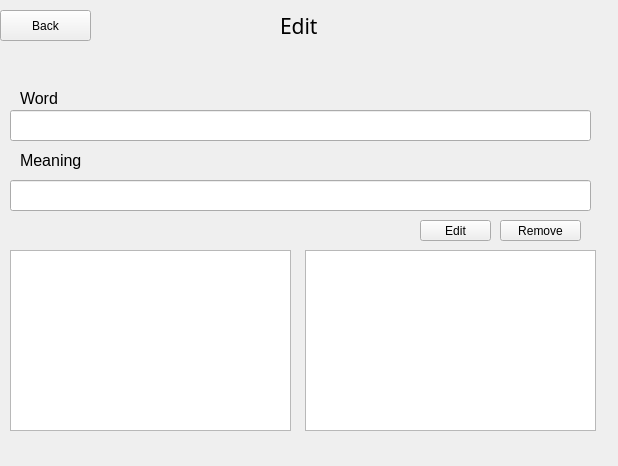
<?xml version="1.0" encoding="UTF-8"?>
<ui version="4.0">
 <class>Edit</class>
 <widget class="QWidget" name="Edit">
  <property name="geometry">
   <rect>
    <x>0</x>
    <y>0</y>
    <width>618</width>
    <height>466</height>
   </rect>
  </property>
  <property name="windowTitle">
   <string>Form</string>
  </property>
  <widget class="QLineEdit" name="lineEdit_2">
   <property name="geometry">
    <rect>
     <x>10</x>
     <y>180</y>
     <width>581</width>
     <height>31</height>
    </rect>
   </property>
  </widget>
  <widget class="QLabel" name="label_2">
   <property name="geometry">
    <rect>
     <x>20</x>
     <y>90</y>
     <width>49</width>
     <height>16</height>
    </rect>
   </property>
   <property name="font">
    <font>
     <pointsize>12</pointsize>
    </font>
   </property>
   <property name="text">
    <string>Word</string>
   </property>
  </widget>
  <widget class="QLabel" name="label">
   <property name="geometry">
    <rect>
     <x>280</x>
     <y>0</y>
     <width>61</width>
     <height>51</height>
    </rect>
   </property>
   <property name="font">
    <font>
     <family>Microsoft PhagsPa</family>
     <pointsize>16</pointsize>
    </font>
   </property>
   <property name="text">
    <string>Edit</string>
   </property>
  </widget>
  <widget class="QLineEdit" name="lineEdit">
   <property name="geometry">
    <rect>
     <x>10</x>
     <y>110</y>
     <width>581</width>
     <height>31</height>
    </rect>
   </property>
   <property name="text">
    <string/>
   </property>
  </widget>
  <widget class="QListWidget" name="listWidget">
   <property name="geometry">
    <rect>
     <x>10</x>
     <y>250</y>
     <width>281</width>
     <height>181</height>
    </rect>
   </property>
  </widget>
  <widget class="QPushButton" name="pushButton_Edit">
   <property name="geometry">
    <rect>
     <x>420</x>
     <y>220</y>
     <width>71</width>
     <height>21</height>
    </rect>
   </property>
   <property name="text">
    <string>Edit</string>
   </property>
  </widget>
  <widget class="QPushButton" name="pushButton">
   <property name="geometry">
    <rect>
     <x>0</x>
     <y>10</y>
     <width>91</width>
     <height>31</height>
    </rect>
   </property>
   <property name="text">
    <string>Back</string>
   </property>
  </widget>
  <widget class="QPushButton" name="pushButton_RemoveEdit">
   <property name="geometry">
    <rect>
     <x>500</x>
     <y>220</y>
     <width>81</width>
     <height>21</height>
    </rect>
   </property>
   <property name="text">
    <string>Remove</string>
   </property>
  </widget>
  <widget class="QLabel" name="label_3">
   <property name="geometry">
    <rect>
     <x>20</x>
     <y>140</y>
     <width>81</width>
     <height>41</height>
    </rect>
   </property>
   <property name="font">
    <font>
     <pointsize>12</pointsize>
    </font>
   </property>
   <property name="text">
    <string>Meaning</string>
   </property>
  </widget>
  <widget class="QListWidget" name="listWidget_2">
   <property name="geometry">
    <rect>
     <x>305</x>
     <y>250</y>
     <width>291</width>
     <height>181</height>
    </rect>
   </property>
  </widget>
 </widget>
 <resources/>
 <connections/>
</ui>
